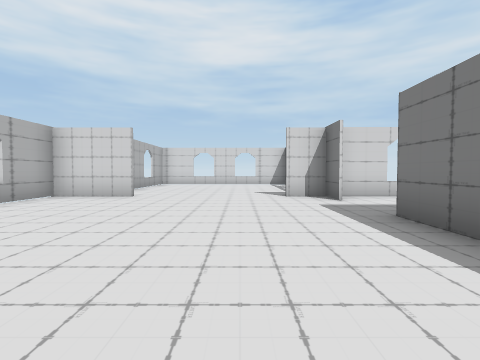
View 1 (above)

24 first-person views from a walk through a Unity game level. The camera is 1.3 m above the floor, tilts 2° down and sees 85° across. The floor is counted in squares, 2 m on a side. Each view is taken from the middle of a square. On the plan, view 1 faces up. The plan holds only what a view shows up to about 9 squares ahead; the rest is blank. The place goes on beyond the plan. Door leaves are left out, so doorways stand open.

View 2
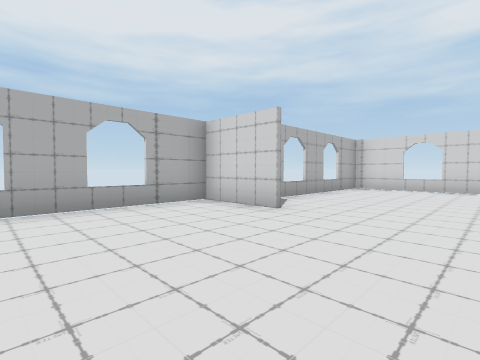

View 3
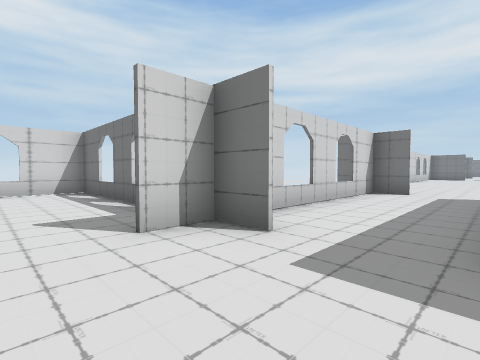

View 4
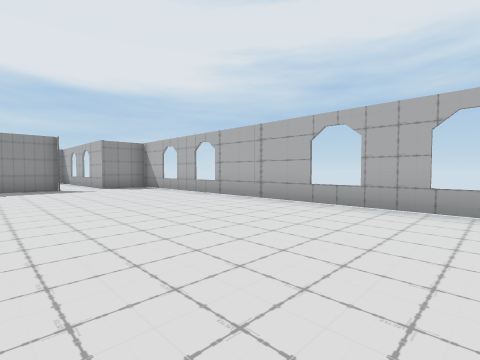

View 5
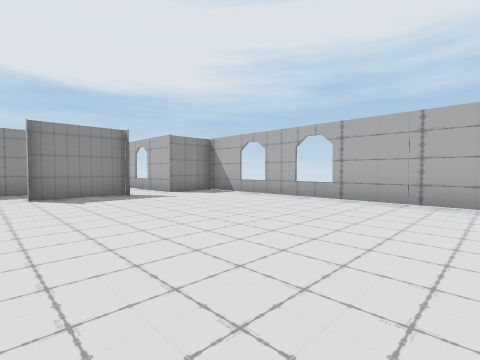

View 6
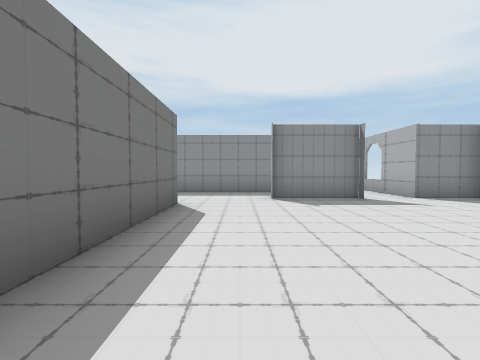

View 7
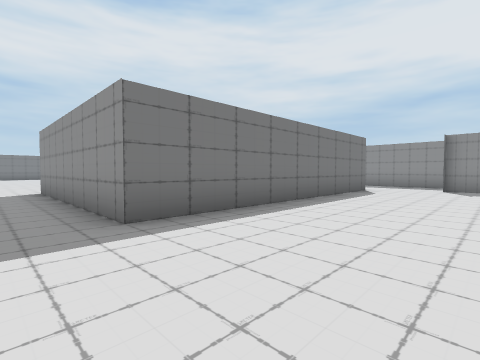

View 8
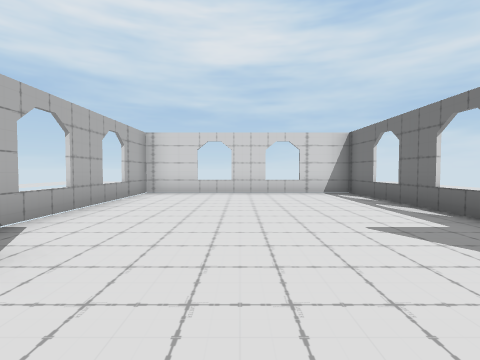

View 9
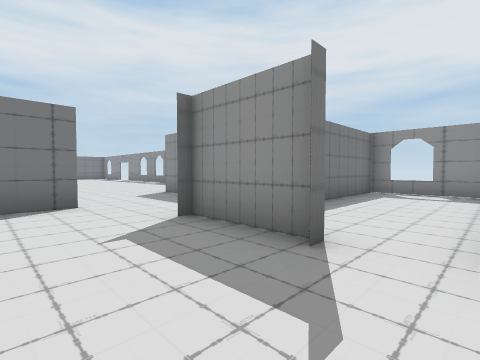

View 10
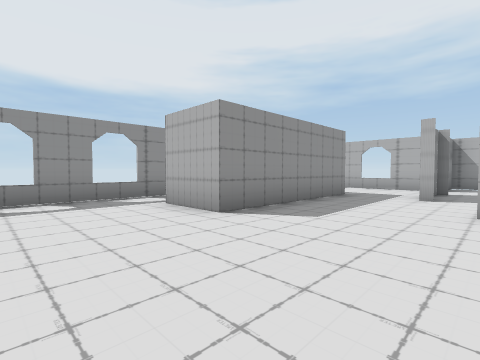

View 11
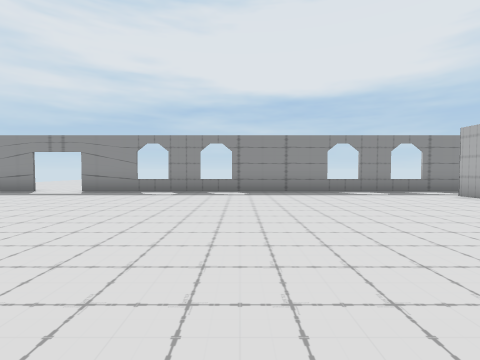

View 12
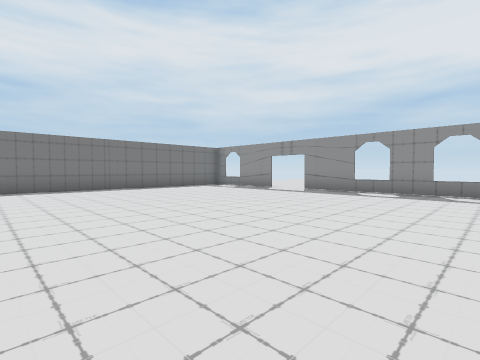

View 13
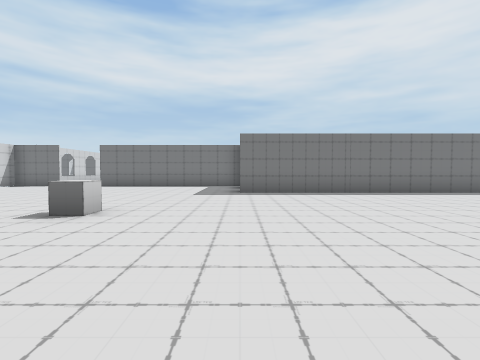

View 14
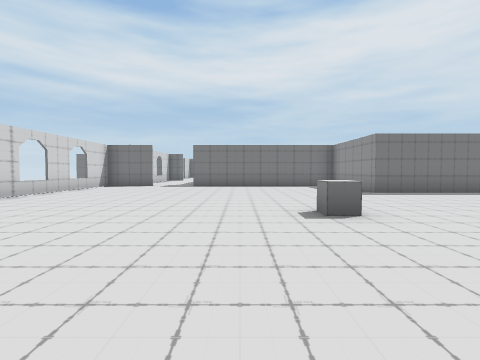

View 15
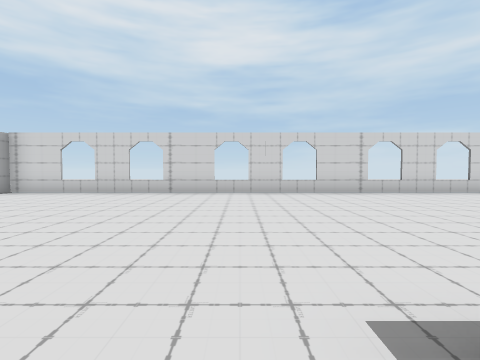

View 16
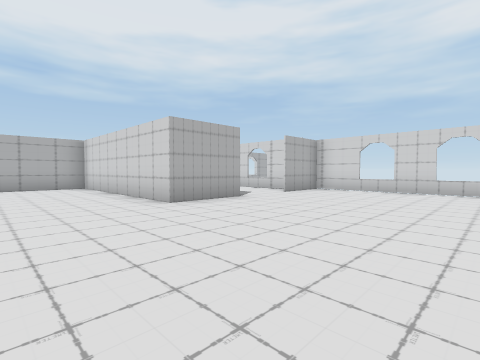

View 17
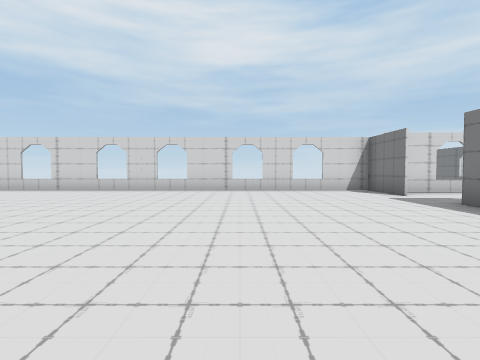

View 18
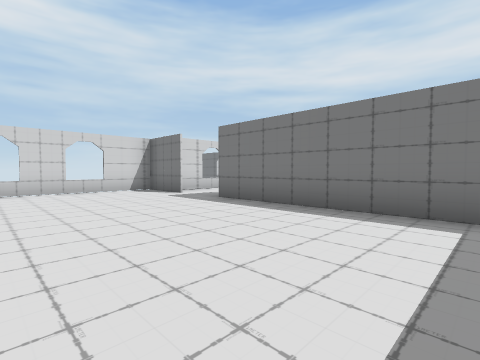

View 19
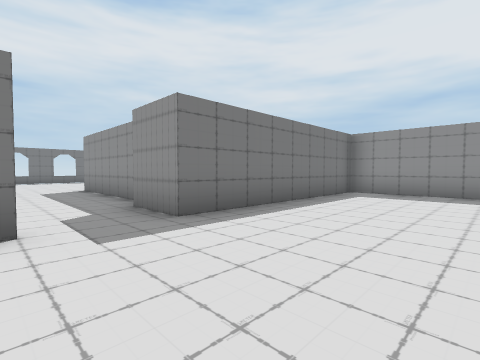

View 20
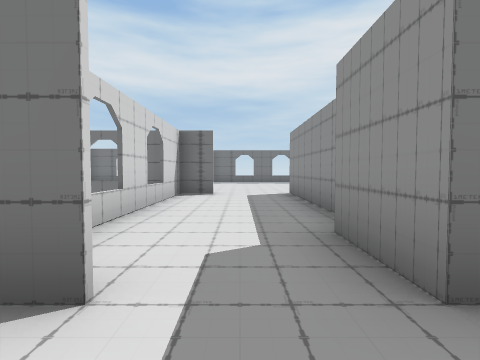

View 21
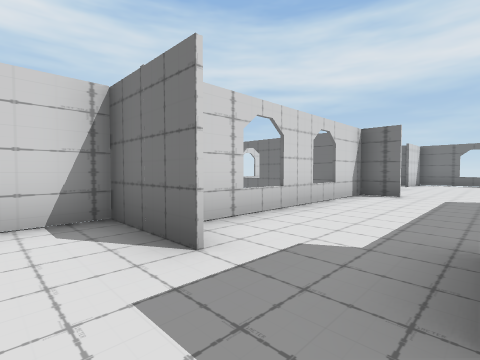

View 22
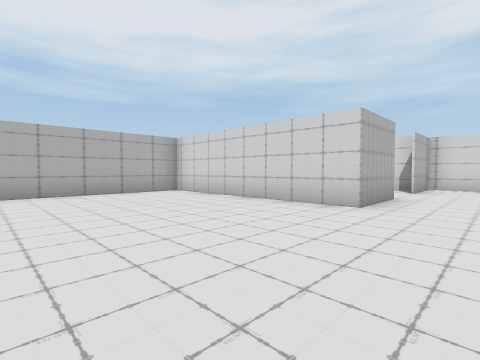

View 23
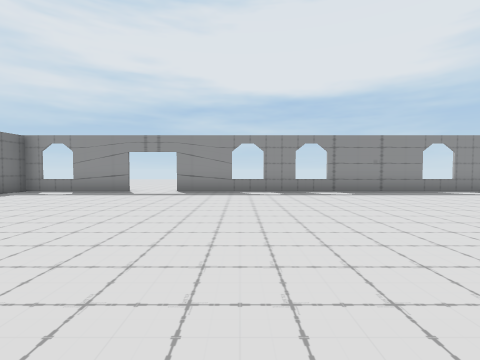

View 24
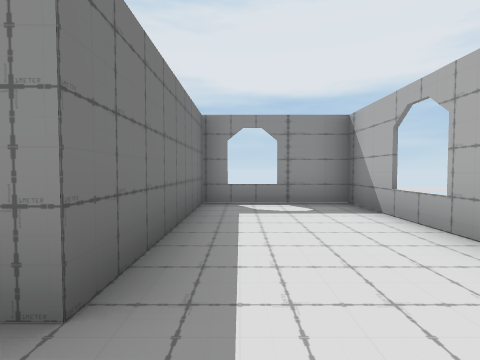

### Floor plan
Points are (right, up) in squares from view 1. A wall is a line through its corners. A room is listed if a view was taken in it or the views show most of it. See-through windows are left out.
Room 1 (views 1, 2, 3, 4, 5, 6, 7, 8, 9)
walls: (2.2, 5.6) (2.2, 6.8); (-2.6, 6.7) (-4.8, 6.7) (-4.8, -5.2) (-3.2, -5.2) (-3.2, -6.9); (2.2, 8.4) (2.2, 12.7) (-3.7, 12.7) (-3.7, 7.9); (2.2, -4.2) (2.2, 3.7) (8.3, 3.7); (-1.9, -5.2) (0.2, -5.2); (8.2, 5.6) (8.2, 7.8); (8.2, 6.7) (1.1, 6.7); (-0.3, -7.1) (2.4, -7.1)
ways out: opening at (2, -5.5) to room 2; opening at (8, 4.5) to room 2; opening at (-2.5, -5.5) to room 3; opening at (0, -6) to room 3
Room 2 (views 10, 11, 12, 13, 14, 15, 16, 17, 18, 19, 20, 21, 22, 23)
walls: (8.3, 3.7) (8.3, 1.8) (2.3, 1.8) (2.3, -4.2); (16.5, -10.2) (19.7, -10.2) (19.7, -2) (23.3, -2) (23.3, 4) (24.9, 4); (23.3, 5.8) (23.3, 7.7) (8.3, 7.7) (8.3, 5.8); (25.8, 3.5) (29.8, 3.5); (2.4, -7.1) (4.4, -7.1) (4.4, -8.9); (3, -10.2) (15, -10.2); (29.3, 5.6) (29.3, 9.5); (29.4, 6.7) (23.2, 6.7)
ways out: opening at (2, -5.5) to room 1; opening at (8, 4.5) to room 1; opening at (3.5, -9); opening at (16, -10); opening at (30, 4.5); open door at (15, -10); gap at (25, 3)
Room 3 (view 24)
walls: (-3.2, -8.9) (-3.2, -11.3) (-0.3, -11.3) (-0.3, -7.1)
ways out: opening at (-2.5, -5.5) to room 1; opening at (0, -6) to room 1

Where each view was taken, in squares from view 1:
view 1: 0 up, 0 right, facing up
view 2: 3 up, 0 right, facing up-left
view 3: 4 up, 0 right, facing up-right
view 4: 5 up, 0 right, facing down-left
view 5: 2 up, 1 right, facing down-left
view 6: 1 up, 1 right, facing down
view 7: 5 up, 1 left, facing down-right
view 8: 5 up, 1 left, facing up
view 9: 3 down, 3 left, facing down-right
view 10: 4 down, 7 right, facing down-left
view 11: 2 down, 10 right, facing down
view 12: 2 down, 10 right, facing down-right
view 13: 2 down, 12 right, facing right
view 14: 2 up, 12 right, facing right
view 15: 0 up, 15 right, facing up
view 16: 1 down, 13 right, facing up-left
view 17: 1 down, 19 right, facing up
view 18: 1 down, 19 right, facing up-right
view 19: 6 up, 20 right, facing down-right
view 20: 5 up, 22 right, facing right
view 21: 4 up, 22 right, facing up-right
view 22: 3 down, 10 right, facing up-left
view 23: 2 down, 13 right, facing down
view 24: 6 down, 1 left, facing down
